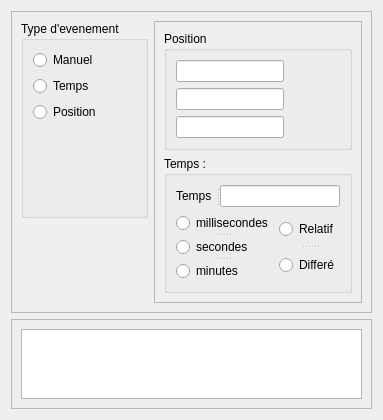
<?xml version="1.0" encoding="UTF-8"?>
<ui version="4.0">
 <class>Dialog</class>
 <widget class="QDialog" name="Dialog">
  <property name="geometry">
   <rect>
    <x>0</x>
    <y>0</y>
    <width>365</width>
    <height>365</height>
   </rect>
  </property>
  <property name="windowTitle">
   <string>Dialog</string>
  </property>
  <layout class="QGridLayout" name="gridLayout_2">
   <item row="0" column="0">
    <widget class="QFrame" name="frame">
     <property name="frameShape">
      <enum>QFrame::StyledPanel</enum>
     </property>
     <property name="frameShadow">
      <enum>QFrame::Raised</enum>
     </property>
     <layout class="QFormLayout" name="formLayout">
      <item row="1" column="0">
       <widget class="QGroupBox" name="grpType">
        <property name="title">
         <string>Type d'evenement</string>
        </property>
        <layout class="QFormLayout" name="formLayout_2">
         <item row="0" column="0">
          <widget class="QRadioButton" name="rdbManuel">
           <property name="text">
            <string>Manuel</string>
           </property>
          </widget>
         </item>
         <item row="1" column="0">
          <widget class="QRadioButton" name="rdbTime">
           <property name="text">
            <string>Temps</string>
           </property>
          </widget>
         </item>
         <item row="2" column="0">
          <widget class="QRadioButton" name="rdbPos">
           <property name="text">
            <string>Position</string>
           </property>
          </widget>
         </item>
        </layout>
       </widget>
      </item>
      <item row="1" column="1">
       <widget class="QFrame" name="frame_3">
        <property name="frameShape">
         <enum>QFrame::StyledPanel</enum>
        </property>
        <property name="frameShadow">
         <enum>QFrame::Raised</enum>
        </property>
        <layout class="QVBoxLayout" name="verticalLayout">
         <item>
          <widget class="QGroupBox" name="groupBox_2">
           <property name="title">
            <string>Position</string>
           </property>
           <layout class="QFormLayout" name="formLayout_3">
            <item row="0" column="0">
             <widget class="QLineEdit" name="lineEdit_3"/>
            </item>
            <item row="1" column="0">
             <widget class="QLineEdit" name="lineEdit_4"/>
            </item>
            <item row="2" column="0">
             <widget class="QLineEdit" name="lineEdit_2"/>
            </item>
           </layout>
          </widget>
         </item>
         <item>
          <widget class="QGroupBox" name="groupBox">
           <property name="enabled">
            <bool>true</bool>
           </property>
           <property name="title">
            <string>Temps :</string>
           </property>
           <layout class="QFormLayout" name="formLayout_4">
            <item row="0" column="0" colspan="2">
             <widget class="QSplitter" name="splitter">
              <property name="orientation">
               <enum>Qt::Horizontal</enum>
              </property>
              <widget class="QLabel" name="label">
               <property name="text">
                <string>Temps</string>
               </property>
              </widget>
              <widget class="QLineEdit" name="lineEdit">
               <property name="inputMask">
                <string>ddddddddd</string>
               </property>
              </widget>
             </widget>
            </item>
            <item row="1" column="0">
             <widget class="QSplitter" name="splitter_2">
              <property name="orientation">
               <enum>Qt::Vertical</enum>
              </property>
              <widget class="QRadioButton" name="radioButton">
               <property name="text">
                <string>millisecondes</string>
               </property>
              </widget>
              <widget class="QRadioButton" name="radioButton_2">
               <property name="text">
                <string>secondes</string>
               </property>
              </widget>
              <widget class="QRadioButton" name="radioButton_3">
               <property name="text">
                <string>minutes</string>
               </property>
              </widget>
             </widget>
            </item>
            <item row="1" column="1">
             <widget class="QSplitter" name="splitter_3">
              <property name="orientation">
               <enum>Qt::Vertical</enum>
              </property>
              <widget class="QRadioButton" name="radioButton_4">
               <property name="text">
                <string>Relatif</string>
               </property>
              </widget>
              <widget class="QRadioButton" name="radioButton_5">
               <property name="text">
                <string>Differé</string>
               </property>
              </widget>
             </widget>
            </item>
           </layout>
          </widget>
         </item>
        </layout>
       </widget>
      </item>
     </layout>
    </widget>
   </item>
   <item row="1" column="0">
    <widget class="QFrame" name="frame_2">
     <property name="frameShape">
      <enum>QFrame::StyledPanel</enum>
     </property>
     <property name="frameShadow">
      <enum>QFrame::Raised</enum>
     </property>
     <layout class="QGridLayout" name="gridLayout">
      <item row="0" column="0">
       <widget class="QListWidget" name="listWidget"/>
      </item>
     </layout>
    </widget>
   </item>
  </layout>
 </widget>
 <resources/>
 <connections>
  <connection>
   <sender>rdbTime</sender>
   <signal>toggled(bool)</signal>
   <receiver>groupBox</receiver>
   <slot>setVisible(bool)</slot>
   <hints>
    <hint type="sourcelabel">
     <x>62</x>
     <y>75</y>
    </hint>
    <hint type="destinationlabel">
     <x>158</x>
     <y>154</y>
    </hint>
   </hints>
  </connection>
  <connection>
   <sender>rdbPos</sender>
   <signal>toggled(bool)</signal>
   <receiver>groupBox_2</receiver>
   <slot>setVisible(bool)</slot>
   <hints>
    <hint type="sourcelabel">
     <x>76</x>
     <y>103</y>
    </hint>
    <hint type="destinationlabel">
     <x>161</x>
     <y>102</y>
    </hint>
   </hints>
  </connection>
 </connections>
</ui>
